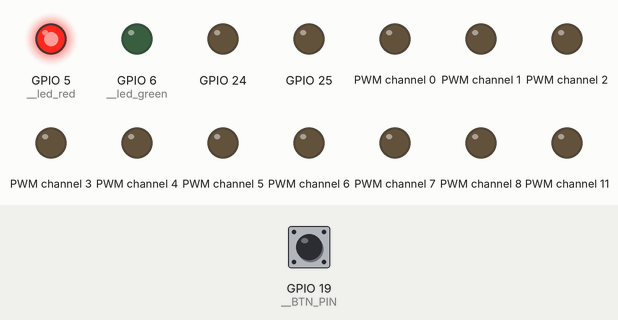
Bench run of a program on a simulated Raspberry Pi (BCM pin numbers). On the bench: output pins drawn as LEDs (lit = HIGH). The inputs (shaded band) are chosen by the test bench; at power-on: GPIO 19 (__BTN_PIN) HIGH. Threads take turns every 2 ms; library files of the repository ran but are not shown: pca9685.py.

Above: at 1.2 s.
1.3 s: GPIO 19 (__BTN_PIN) pulled LOW for 0.15 s
At 2.2 s:
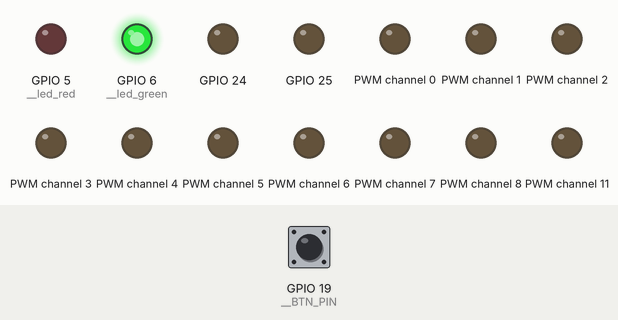
4.4 s: GPIO 19 (__BTN_PIN) pulled LOW for 1 s
At 6.2 s:
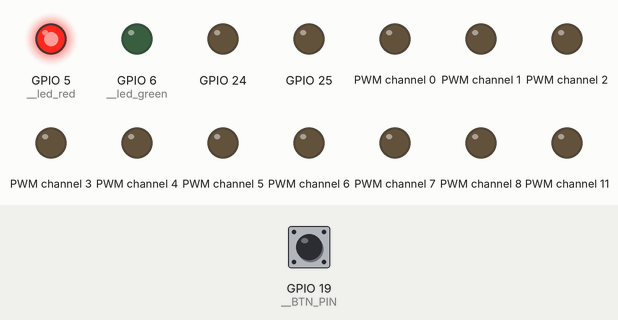
6.9 s: GPIO 19 (__BTN_PIN) pulled LOW for 0.15 s
At 7.6 s:
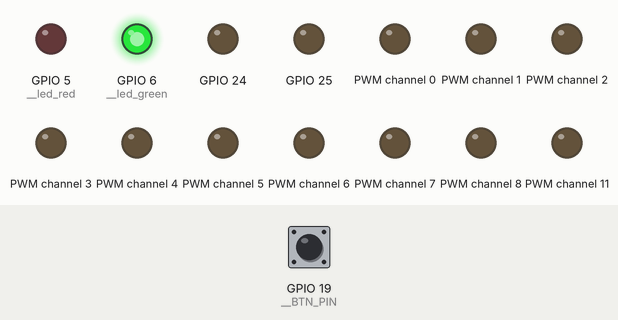
10.0 s: GPIO 19 (__BTN_PIN) pulled LOW for 3.2 s
At 14.4 s:
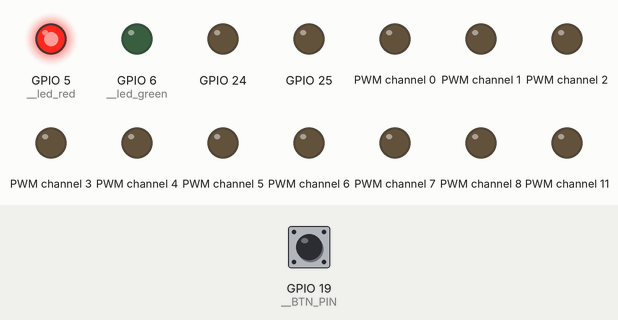
14.7 s: GPIO 19 (__BTN_PIN) pulled LOW for 0.15 s
At 17.7 s:
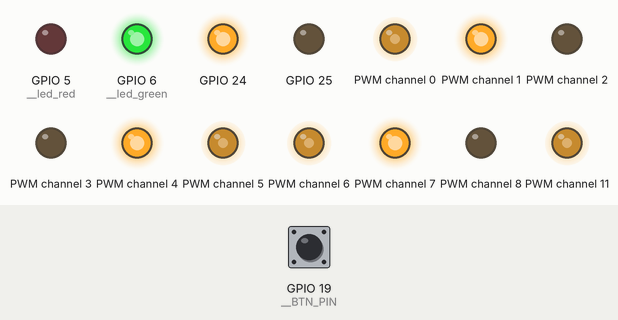
17.8 s: GPIO 19 (__BTN_PIN) pulled LOW for 1 s
At 20.0 s:
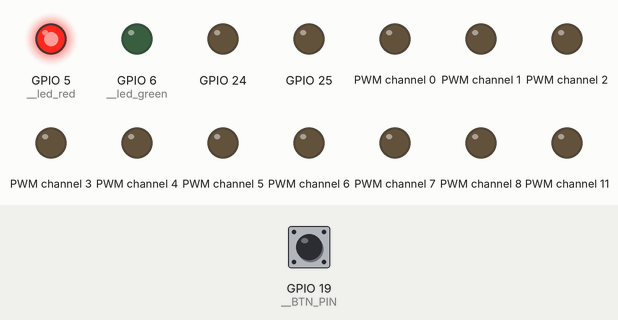
Timing chart, 0 to 21.3 s (numbered marks = the images above; inputs shaded):
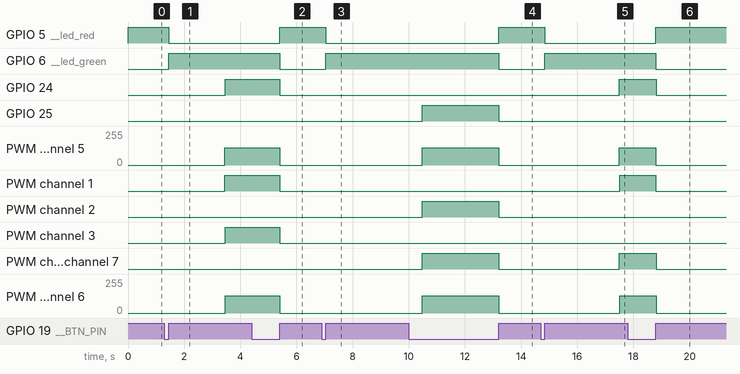

Measured:
- after the input at 1.3 s, GPIO 5 (__led_red): HIGH → LOW after 0.15 s; GPIO 6 (__led_green): LOW → HIGH after 0.15 s; GPIO 24, PWM channel 1, PWM channel 3, PWM channel 8: LOW → HIGH after 2.2 s; PWM channel 0, PWM channel 5, PWM channel 6, PWM channel 11: 0/255 → 128/255 after 2.2 s
- after the input at 4.4 s, GPIO 5 (__led_red): LOW → HIGH after 1.0 s; GPIO 6 (__led_green), GPIO 24, PWM channel 1, PWM channel 3, PWM channel 8: HIGH → LOW after 1.0 s; PWM channel 0, PWM channel 5, PWM channel 6, PWM channel 11: 128/255 → 0/255 after 1.0 s
- after the input at 6.9 s, GPIO 5 (__led_red): HIGH → LOW after 0.15 s; GPIO 6 (__led_green): LOW → HIGH after 0.15 s
- after the input at 10.0 s, GPIO 5 (__led_red): LOW → HIGH after 3.2 s; GPIO 6 (__led_green): HIGH → LOW after 3.2 s
- after the input at 14.7 s, GPIO 5 (__led_red): HIGH → LOW after 0.15 s; GPIO 6 (__led_green): LOW → HIGH after 0.15 s; GPIO 24, PWM channel 1, PWM channel 4, PWM channel 7: LOW → HIGH after 2.8 s; PWM channel 0, PWM channel 5, PWM channel 6, PWM channel 11: 0/255 → 128/255 after 2.8 s
- after the input at 17.8 s, GPIO 5 (__led_red): LOW → HIGH after 1.0 s; GPIO 6 (__led_green), GPIO 24, PWM channel 1, PWM channel 4, PWM channel 7: HIGH → LOW after 1.0 s; PWM channel 0, PWM channel 5, PWM channel 6, PWM channel 11: 128/255 → 0/255 after 1.0 s

The program:

main.py
```python
#!/usr/bin/python3

import RPi._GPIO as GPIO
import time
from car_signal import CarSignal

import pca9685 as pca
import car
from listen_button import listen_button

# 右侧和左侧红外避障传感器
sensorRight = 16
sensorLeft = 12


def main():
    try:
        GPIO.setwarnings(False)
        GPIO.setmode(GPIO.BCM)
        GPIO.setup(sensorRight, GPIO.IN)
        GPIO.setup(sensorLeft, GPIO.IN)

        pca.init()
        car.init()
        listen_button()
        car.set_signal(CarSignal.READY)

        while True:
            if car.get_signal() == CarSignal.STOPED:
                continue
            time.sleep(2)
            car.forward()
            time.sleep(5)
            car.stop()
            time.sleep(2)
            car.back()
            time.sleep(5)
            car.stop()
            time.sleep(2)
            car.move_right()
            time.sleep(5)
            car.stop()
            time.sleep(2)
            car.move_left()
            time.sleep(5)
            car.stop()
    finally:
        car.stop()
        GPIO.cleanup()


if __name__ == "__main__":
    main()
```

car_signal.py
```python
from enum import Enum, auto


class CarSignal(Enum):
    """
    小车的控制信号
    """

    # 小车准备就绪
    READY = auto()
    # 小车已停止
    STOPED = auto()
```

car.py
```python
import RPi._GPIO as GPIO

import pca9685 as pca
from motor import Motor
from car_signal import CarSignal

# 行驶速度，建议在 30 ~ 99 以内取值
__speed = 50
# 小车的控制信号
__signal: CarSignal
# 小车的状态指示灯
__led_green = 6
__led_red = 5

# 左前轮
__left_front: Motor
# 右前轮
__right_front: Motor
# 左后轮
__left_back: Motor
# 右后轮
__right_back: Motor


def init():
    # 设置 PWM 频率
    pca.setPWMFreq(50)

    GPIO.setup(__led_green, GPIO.OUT, initial=GPIO.LOW)
    GPIO.setup(__led_red, GPIO.OUT, initial=GPIO.LOW)

    global __left_front, __right_front, __left_back, __right_back
    __left_front = Motor(0x06, 0x0A, 0x0E)
    __right_front = Motor(0x1A, 0x12, 0x16)
    __left_back = Motor(0x1E, 0x26, 0x22)
    __right_back = Motor(0x32, 24, 25, True)

    set_signal(CarSignal.STOPED)


def set_signal(value: CarSignal):
    """
    设置小车的控制信号
    """
    global __signal
    __signal = value

    if value == CarSignal.READY:
        GPIO.output(__led_green, GPIO.HIGH)
        GPIO.output(__led_red, GPIO.LOW)
    elif value == CarSignal.STOPED:
        GPIO.output(__led_green, GPIO.LOW)
        GPIO.output(__led_red, GPIO.HIGH)
        stop()


def get_signal() -> CarSignal:
    return __signal


def forward():
    """
    前进
    """
    if __signal == CarSignal.STOPED:
        return
    __left_front.forward(__speed)
    __right_front.forward(__speed)
    __left_back.forward(__speed)
    __right_back.forward(__speed)
    pass


def back():
    """
    后退
    """
    if __signal == CarSignal.STOPED:
        return
    __left_front.back(__speed)
    __right_front.back(__speed)
    __left_back.back(__speed)
    __right_back.back(__speed)


def move_right():
    """
    向右平移
    """
    if __signal == CarSignal.STOPED:
        return
    __right_front.back(__speed)
    __right_back.forward(__speed)
    __left_front.forward(__speed)
    __left_back.back(__speed)


def move_left():
    """
    向左平移
    """
    if __signal == CarSignal.STOPED:
        return
    __right_front.forward(__speed)
    __right_back.back(__speed)
    __left_front.back(__speed)
    __left_back.forward(__speed)


def stop():
    __left_front.stop()
    __right_front.stop()
    __left_back.stop()
    __right_back.stop()
    pass
```

listen_button.py
```python
from threading import Thread
import time

import RPi._GPIO as GPIO

import car
from car_signal import CarSignal

# 按键
__BTN_PIN = 19


class ListenButton(Thread):
    def __init__(self):
        Thread.__init__(self)

    def run(self) -> None:
        """
        监听按键，切换小车的运行状态
        """
        is_start = True
        while True:
            time.sleep(1)
            wait_button()
            is_start = not is_start
            if is_start:
                car.set_signal(CarSignal.READY)
            else:
                car.set_signal(CarSignal.STOPED)


def listen_button():
    # 初始化按钮的 GPIO，并上拉电阻保护树莓派
    GPIO.setup(__BTN_PIN, GPIO.IN, pull_up_down=GPIO.PUD_UP)
    wait_button()
    t = ListenButton()
    t.start()


def wait_button():
    # 等待用户按下按钮
    GPIO.wait_for_edge(__BTN_PIN, GPIO.RISING)
```

motor.py
```python
import RPi._GPIO as GPIO

import pca9685 as pca


class Motor:
    """
    电机
    """

    def __init__(
            self,
            reg_speed: int,
            reg_forward: int,
            reg_back: int,
            is_gpio=False
    ) -> None:
        # 控制电机转速的 PCA9685 寄存器
        self.reg_speed = reg_speed
        # 控制电机正转的 PCA9685（GPIO）寄存器
        self.reg_forward = reg_forward
        # 控制电机反转的 PCA9685（GPIO）寄存器
        self.reg_back = reg_back
        # reg_forward 和 reg_back 是否为 GPIO 寄存器
        self.is_gpio = is_gpio

        if is_gpio:
            GPIO.setup(reg_forward, GPIO.OUT)
            GPIO.setup(reg_back, GPIO.OUT)

    def forward(self, speed: int):
        # 设置前进速度
        pca.setDutycycle(self.reg_speed, speed)
        if self.is_gpio:
            GPIO.output(self.reg_forward, GPIO.HIGH)
            GPIO.output(self.reg_back, GPIO.LOW)
        else:
            # 打开前进电路
            pca.setPWM(self.reg_forward, 0, 4095)
            # 关闭后退电路
            pca.setPWM(self.reg_back, 0, 0)

    def back(self, speed: int):
        # 设置后退速度
        pca.setDutycycle(self.reg_speed, speed)
        if self.is_gpio:
            GPIO.output(self.reg_forward, GPIO.LOW)
            GPIO.output(self.reg_back, GPIO.HIGH)
        else:
            # 关闭前进电路
            pca.setPWM(self.reg_forward, 0, 0)
            # 开启后退电路
            pca.setPWM(self.reg_back, 0, 4095)

    def stop(self):
        pca.setDutycycle(self.reg_speed, 0)
        # 关闭前进和后退电路
        if self.is_gpio:
            GPIO.output(self.reg_forward, GPIO.LOW)
            GPIO.output(self.reg_back, GPIO.LOW)
        else:
            pca.setPWM(self.reg_forward, 0, 0)
            pca.setPWM(self.reg_back, 0, 0)
```
